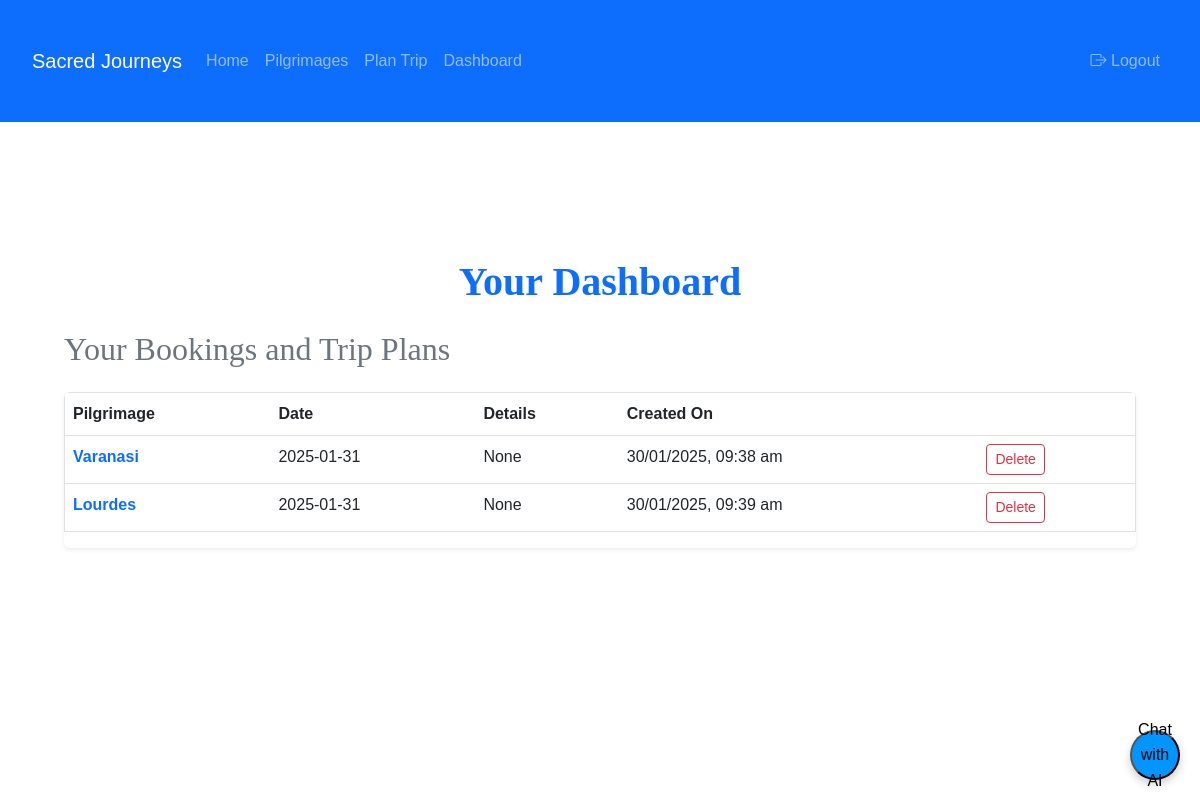
The page /dashboard (signed in) on the database as committed earlier.
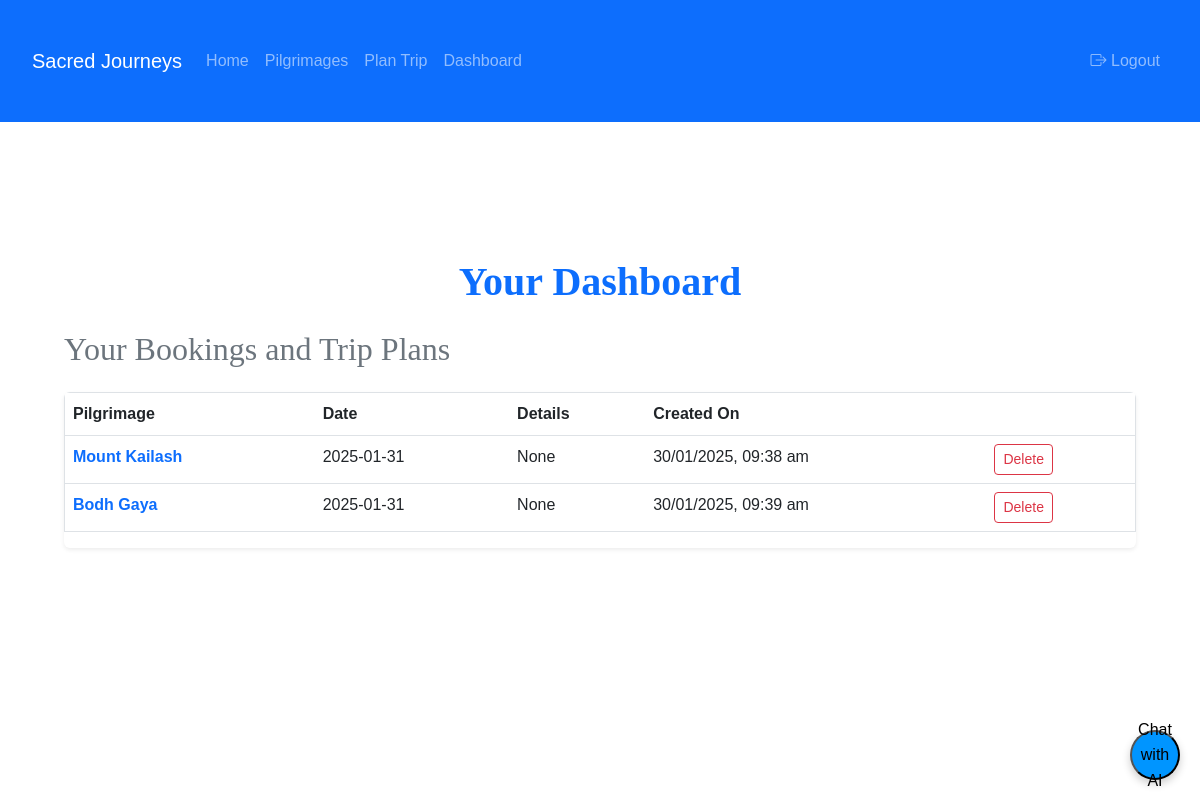
The same page on the database as committed later.
### models.py (models this page shows)
class Booking(db.Model):
    id = db.Column(db.Integer, primary_key=True)
    user_id = db.Column(db.Integer, db.ForeignKey('user.id'), nullable=False)
    pilgrimage_id = db.Column(db.Integer, db.ForeignKey('pilgrimage.id'), nullable=False)
    travel_date = db.Column(db.Date, nullable=False)
    special_requirements = db.Column(db.Text)
    created_at = db.Column(db.DateTime, default=datetime.utcnow)
    pilgrimage = db.relationship('Pilgrimage', back_populates='bookings')

class Pilgrimage(db.Model):
    id = db.Column(db.Integer, primary_key=True)
    name = db.Column(db.String(100), nullable=False)
    location = db.Column(db.String(100), nullable=False)
    description = db.Column(db.Text, nullable=False)
    duration = db.Column(db.String(50))
    best_time = db.Column(db.String(100))
    image_url = db.Column(db.String(200))
    bookings = db.relationship('Booking', back_populates='pilgrimage')
    trip_plans = db.relationship('TripPlan', back_populates='pilgrimage')

class TripPlan(db.Model):
    id = db.Column(db.Integer, primary_key=True)
    user_id = db.Column(db.Integer, db.ForeignKey('user.id'), nullable=False)
    pilgrimage_id = db.Column(db.Integer, db.ForeignKey('pilgrimage.id'), nullable=False)
    start_date = db.Column(db.Date, nullable=False)
    end_date = db.Column(db.Date, nullable=False)
    num_travelers = db.Column(db.Integer, nullable=False)
    accommodation_type = db.Column(db.String(20), nullable=False)
    transportation = db.Column(db.String(20), nullable=False)
    additional_notes = db.Column(db.Text)
    created_at = db.Column(db.DateTime, default=datetime.utcnow)
    pilgrimage = db.relationship('Pilgrimage', back_populates='trip_plans')

### routes.py (the view)
@main.route('/dashboard')
@login_required
def dashboard():
    user_bookings = current_user.bookings.order_by(Booking.travel_date.desc()).all()
    user_trip_plans = TripPlan.query.filter_by(user_id=current_user.id).order_by(TripPlan.start_date.desc()).all()
    return render_template('dashboard.html', bookings=user_bookings, trip_plans=user_trip_plans)

### app.py (called while the page is built)
def create_app(config_class=Config):
    app = Flask(__name__)
    app.config.from_object(config_class)
    db.init_app(app)
    migrate.init_app(app, db)
    login_manager.init_app(app)
    login_manager.login_view = 'auth.login'
    @app.route('/static/<path:filename>')
    def static_files(filename):
        return send_from_directory('static', filename)
    with app.app_context():
        db.create_all()
        @login_manager.user_loader
        def load_user(user_id):
            return User.query.get(int(user_id))
        app.register_blueprint(main)
        app.register_blueprint(auth)
    return app

### templates/dashboard.html (shortened to what this page needs)
{% extends "base.html" %}
{% block content %}
<div class="container my-5">
    <h1 class="display-4 mb-4 text-center text-primary">Your Dashboard</h1>
    <h2 class="mb-4 text-secondary">Your Bookings and Trip Plans</h2>
    {% if bookings or trip_plans %}
    <div class="table-responsive shadow-sm rounded">
        <table class="table table-hover border">
            <thead >
                <tr>
                    <th scope="col">Pilgrimage</th>
                    <th scope="col">Date</th>
                    <th scope="col">Details</th>
                    <th scope="col">Created On</th>
                    <th scope="col"></th>
                </tr>
            </thead>
            <tbody>
                {% for booking in bookings %}
                <tr class="animate__animated animate__fadeIn">
                    <td><a href="{{ url_for('main.pilgrimage', id=booking.pilgrimage.id) }}" class="text-decoration-none text-primary fw-bold">{{ booking.pilgrimage.name }}</a></td>
                    <td>{{ booking.travel_date.strftime('%Y-%m-%d') }}</td>
                    <td>{{ booking.special_requirements or 'None' }}</td>
                    <td class="booking-time">{{ booking.created_at.strftime('%Y-%m-%d %H:%M') }}</td>
                    <td>
                        <button
                            class="btn btn-sm btn-outline-danger action-btn delete-btn"
                            data-id="{{ booking.id }}"
                            data-type="booking">
                            Delete
                        </button>
                    </td>
                </tr>
                {% endfor %}
                {% for trip_plan in trip_plans %}
                <tr class="animate__animated animate__fadeIn">
                    <td><a href="{{ url_for('main.pilgrimage', id=trip_plan.pilgrimage.id) }}" class="text-decoration-none text-primary fw-bold">{{ trip_plan.pilgrimage.name }}</a></td>
                    <td>{{ trip_plan.start_date.strftime('%Y-%m-%d') }}</td>
                    <td>{{ trip_plan.additional_notes or 'None' }}</td>
                    <td class="booking-time">{{ trip_plan.created_at.strftime('%Y-%m-%d %H:%M') }}</td>
                    <td>
                        <button
                            class="btn btn-sm btn-outline-danger action-btn delete-btn"
                            data-id="{{ trip_plan.id }}"
                            data-type="trip_plan">
                            Delete
                        </button>
                    </td>
                </tr>
                {% endfor %}
            </tbody>
        </table>
    </div>
    {% else %}
    <div class="alert alert-info d-flex align-items-center justify-content-center" role="alert">
        <span>You haven't made any bookings or trip plans yet. <a href="{{ url_for('main.pilgrimages') }}" class="alert-link fw-bold">Explore pilgrimages</a> to get started!</span>
    </div>
    {% endif %}
</div>
{% endblock %}

Rows that differ between the two databases and show on the page:
changed through a linked row, Booking "None": pilgrimage.name "Varanasi" → "Mount Kailash"
changed through a linked row, TripPlan "None": pilgrimage.name "Lourdes" → "Bodh Gaya"
